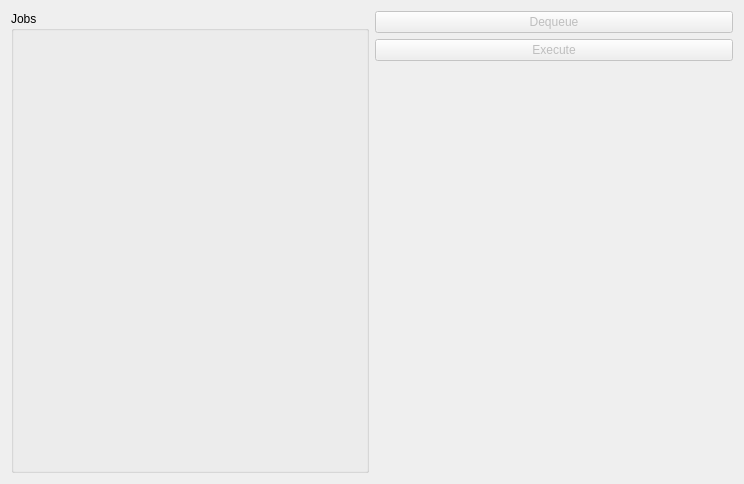
<?xml version="1.0" encoding="UTF-8"?>
<ui version="4.0">
 <class>KBJobView</class>
 <widget class="QWidget" name="KBJobView">
  <property name="geometry">
   <rect>
    <x>0</x>
    <y>0</y>
    <width>744</width>
    <height>484</height>
   </rect>
  </property>
  <property name="windowTitle">
   <string>Jobs</string>
  </property>
  <layout class="QHBoxLayout">
   <item>
    <widget class="QGroupBox" name="jobBox">
     <property name="title">
      <string>Jobs</string>
     </property>
    </widget>
   </item>
   <item>
    <layout class="QVBoxLayout">
     <item>
      <widget class="QPushButton" name="dequeueButton">
       <property name="enabled">
        <bool>false</bool>
       </property>
       <property name="text">
        <string>Dequeue</string>
       </property>
      </widget>
     </item>
     <item>
      <widget class="QPushButton" name="executeButton">
       <property name="enabled">
        <bool>false</bool>
       </property>
       <property name="text">
        <string>Execute</string>
       </property>
      </widget>
     </item>
     <item>
      <spacer name="spacer7">
       <property name="orientation">
        <enum>Qt::Vertical</enum>
       </property>
       <property name="sizeType">
        <enum>QSizePolicy::Expanding</enum>
       </property>
       <property name="sizeHint" stdset="0">
        <size>
         <width>20</width>
         <height>241</height>
        </size>
       </property>
      </spacer>
     </item>
    </layout>
   </item>
  </layout>
 </widget>
 <layoutdefault spacing="6" margin="11"/>
 <resources/>
 <connections/>
</ui>
